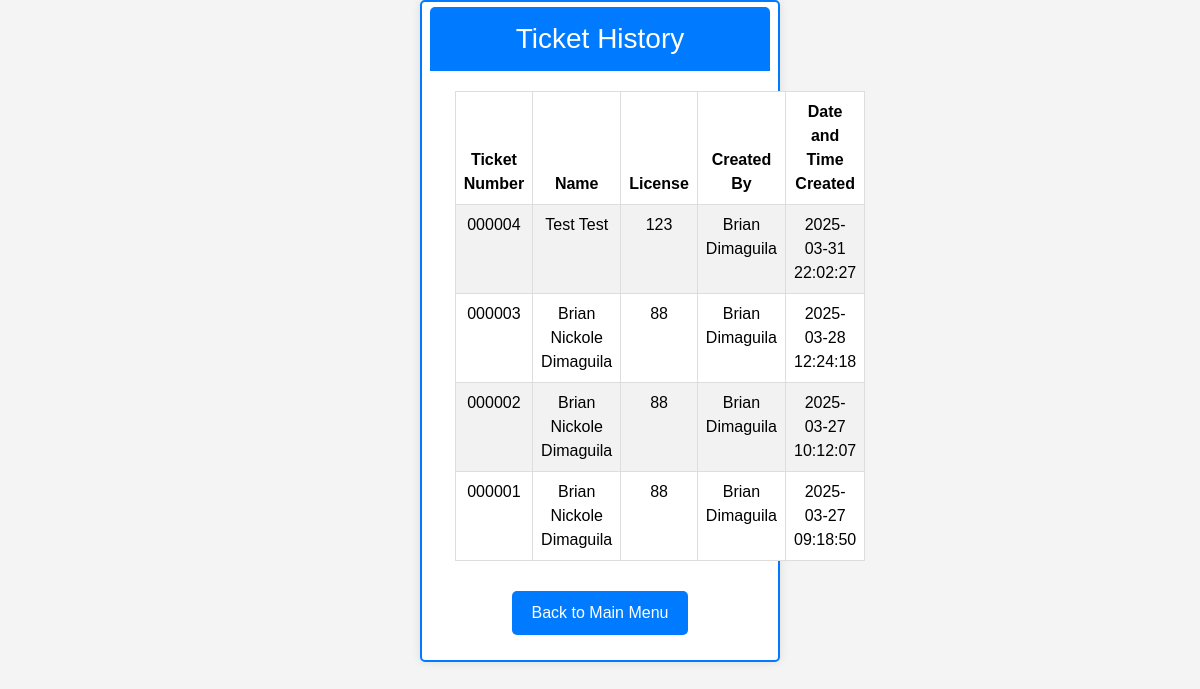
/poso.tix/history.php, run on an earlier commit of the app's database.
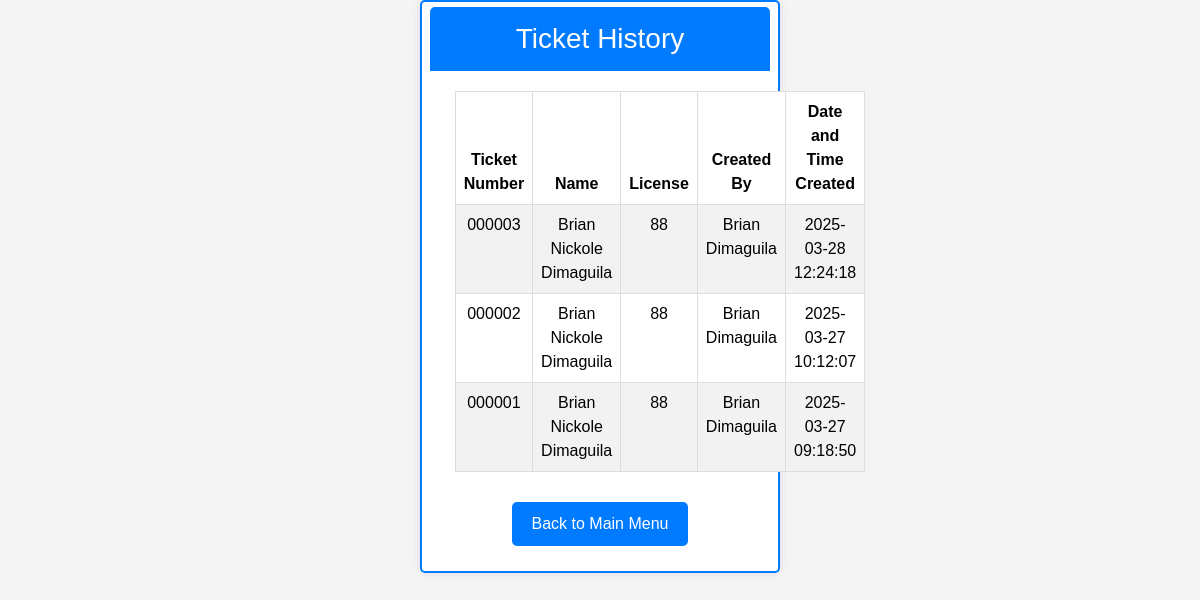
And on a later commit of the database.
### tables this page shows
CREATE TABLE `report` (
  `ID` int(11) NOT NULL,
  `ticket_number` varchar(6) DEFAULT NULL,
  `first_name` varchar(100) DEFAULT NULL,
  `middle_name` varchar(100) DEFAULT NULL,
  `last_name` varchar(100) DEFAULT NULL,
  `dob` date DEFAULT NULL,
  `address` varchar(255) DEFAULT NULL,
  `license` varchar(255) NOT NULL,
  `confiscated` enum('yes','no') NOT NULL,
  `violation_date` date DEFAULT NULL,
  `violation_time` time DEFAULT NULL,
  `street` varchar(100) DEFAULT NULL,
  `plate_number` varchar(20) DEFAULT NULL,
  `city` varchar(100) DEFAULT NULL,
  `registration` varchar(100) DEFAULT NULL,
  `vehicle_type` varchar(50) DEFAULT NULL,
  `vehicle_owner` varchar(100) DEFAULT NULL,
  `created_at` timestamp NOT NULL DEFAULT current_timestamp(),
  `signature` longblob NOT NULL
);

CREATE TABLE `violation` (
  `ID` int(10) NOT NULL,
  `ticket_number` varchar(255) NOT NULL,
  `license` varchar(255) DEFAULT NULL,
  `first_name` varchar(255) NOT NULL,
  `last_name` varchar(255) NOT NULL,
  `first_violation` varchar(1000) NOT NULL,
  `first_total` int(10) NOT NULL,
  `others_violation` varchar(1000) NOT NULL,
  `others_total` int(10) NOT NULL,
  `notes` varchar(1000) NOT NULL,
  `STATUS` varchar(255) NOT NULL DEFAULT 'PENDING',
  `o_firstname` text NOT NULL,
  `o_lastname` text NOT NULL,
  `o_signature` longblob NOT NULL
);

CREATE TABLE `3_violation` (
  `ID` int(10) NOT NULL,
  `ticket_number` varchar(255) NOT NULL,
  `license` varchar(255) DEFAULT NULL,
  `first_name` varchar(255) NOT NULL,
  `last_name` varchar(255) NOT NULL,
  `third_violation` varchar(1000) NOT NULL,
  `third_total` int(10) NOT NULL,
  `others_violation` varchar(1000) NOT NULL,
  `others_total` int(10) NOT NULL,
  `notes` varchar(1000) NOT NULL,
  `STATUS` varchar(255) NOT NULL DEFAULT 'PENDING',
  `3o_firstname` text NOT NULL,
  `3o_lastname` text NOT NULL,
  `3o_signature` longblob NOT NULL
);

CREATE TABLE `2_violation` (
  `ID` int(10) NOT NULL,
  `ticket_number` varchar(255) NOT NULL,
  `license` varchar(255) DEFAULT NULL,
  `first_name` varchar(255) NOT NULL,
  `last_name` varchar(255) NOT NULL,
  `second_violation` varchar(1000) NOT NULL,
  `second_total` int(10) NOT NULL,
  `others_violation` varchar(1000) NOT NULL,
  `others_total` int(10) NOT NULL,
  `notes` varchar(1000) NOT NULL,
  `STATUS` varchar(255) NOT NULL DEFAULT 'PENDING',
  `2o_firstname` text NOT NULL,
  `2o_lastname` text NOT NULL,
  `2o_signature` longblob NOT NULL
);

### poso.tix/history.php (the view, shortened to what this page needs)
<?php
$conn = new mysqli('localhost', 'root', '', 'poso');
$sql = "SELECT ticket_number, first_name, last_name, license, created_at FROM report ORDER BY created_at DESC";
$result = $conn->query($sql);
?>
<!DOCTYPE html>
<html lang="en">
<head>
    <link href="https://maxcdn.bootstrapcdn.com/bootstrap/5.3.3/css/bootstrap.min.css" rel="stylesheet">
    <link rel="stylesheet" href="style.css?v=1.0">
</head>
<body>
    <div class="container">
        <div class="ticket-history-container">
            <h3 class="text-center">Ticket History</h3>
            <table class="table table-striped">
                <thead>
                    <tr>
                        <th>Ticket Number</th>
                        <th>Name</th>
                        <th>License</th>
                        <th>Created By</th>
                        <th>Date and Time Created</th>
                    </tr>
                </thead>
                <tbody>
                    <?php
                    if ($result->num_rows > 0) {
                        while ($row = $result->fetch_assoc()) {
                            $ticketNumber = $row['ticket_number'];
                            $name = $row['first_name'] . " " . $row['last_name'];
                            $license = $row['license'];
                            $createdBy = "Unknown";
                            $violationTables = ['violation', '2_violation', '3_violation'];
                            $officerFields = ['o_firstname', 'o_lastname', '2o_firstname', '2o_lastname', '3o_firstname', '3o_lastname'];
                            foreach ($violationTables as $index => $table) {
                                $sqlOfficer = "SELECT " . $officerFields[$index * 2] . ", " . $officerFields[$index * 2 + 1] . " FROM $table WHERE ticket_number = '$ticketNumber'";
                                $officerResult = $conn->query($sqlOfficer);
                                if ($officerResult && $officerResult->num_rows > 0) {
                                    $officerRow = $officerResult->fetch_assoc();
                                    $createdBy = $officerRow[$officerFields[$index * 2]] . " " . $officerRow[$officerFields[$index * 2 + 1]];
                                    break;
                                }
                            }
                            echo "<tr>
                                    <td>{$ticketNumber}</td>
                                    <td>{$name}</td>
                                    <td>{$license}</td>
                                    <td>{$createdBy}</td>
                                    <td>" . date('Y-m-d H:i:s', strtotime($row['created_at'])) . "</td>
                                </tr>";
                        }
                    } else {
                        echo "<tr><td colspan='5'>No tickets found.</td></tr>";
                    }
                    ?>
                </tbody>
            </table>
            <div class="btn-container">
                <a href="menu.php">Back to Main Menu</a>
            </div>
        </div>
    </div>
</body>
</html>

What changed in the data, as far as the page shows it:
removed report: ticket_number "000004", name "Test Test", license "123", violation.o_firstname+o_lastname "Brian Dimaguila", created_at "2025-03-31 22:02:27"
